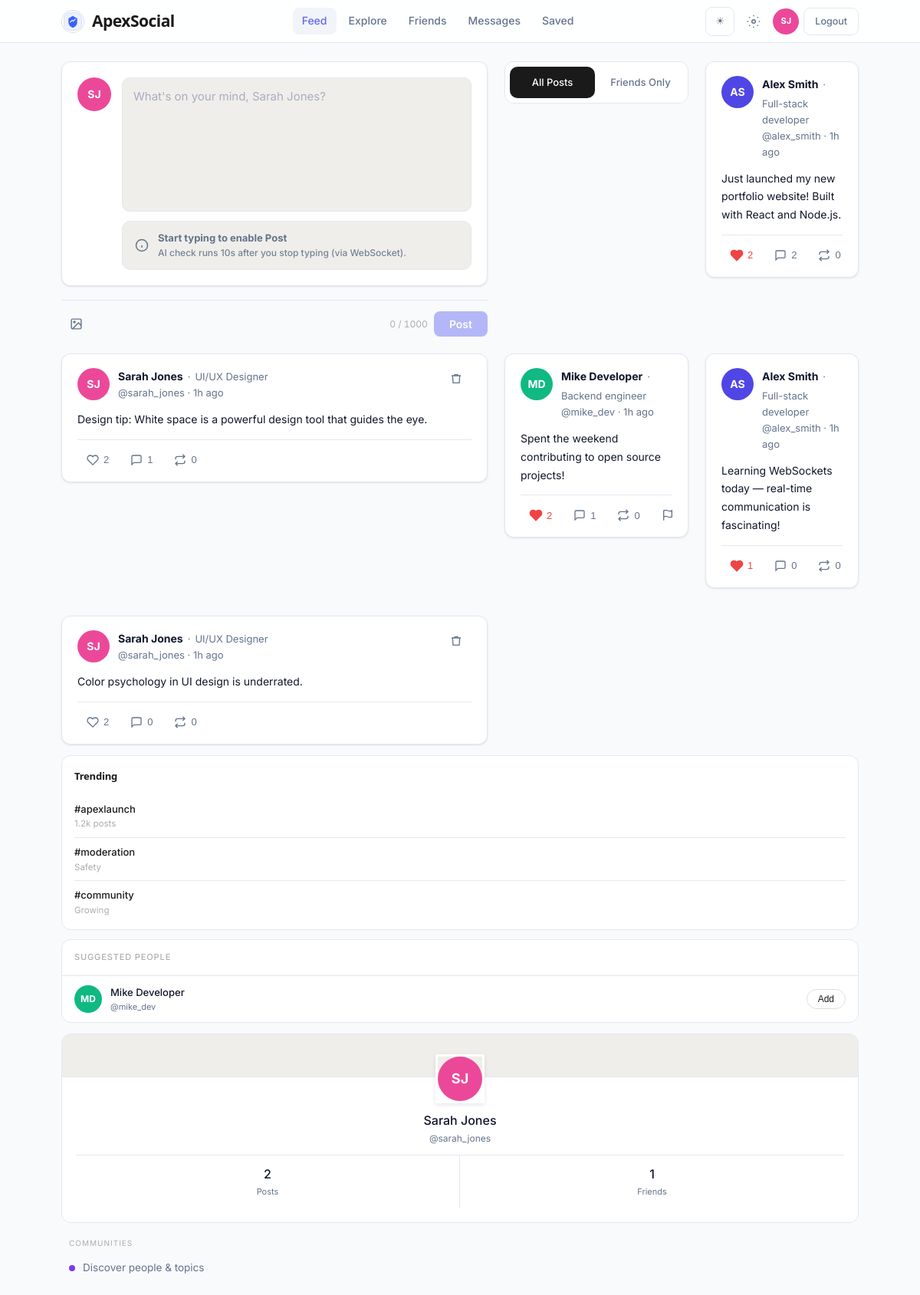
Screenshot of /index.php (signed in) with the database file from the repository.
### tables this page shows
CREATE TABLE IF NOT EXISTS users (
    id INT AUTO_INCREMENT PRIMARY KEY,
    username VARCHAR(50) NOT NULL UNIQUE,
    email VARCHAR(100) NOT NULL UNIQUE,
    password VARCHAR(255) NOT NULL,            
    full_name VARCHAR(100) DEFAULT '',
    bio TEXT DEFAULT NULL,
    location VARCHAR(100) DEFAULT '',
    avatar VARCHAR(255) DEFAULT NULL,
    avatar_color VARCHAR(7) DEFAULT '#4f46e5',
    is_blocked TINYINT(1) DEFAULT 0,
    is_admin TINYINT(1) DEFAULT 0,
    ban_reason TEXT DEFAULT NULL,
    banned_at DATETIME DEFAULT NULL,
    session_invalidated_at DATETIME DEFAULT NULL,
    created_at TIMESTAMP DEFAULT CURRENT_TIMESTAMP
);

CREATE TABLE IF NOT EXISTS posts (
    id INT AUTO_INCREMENT PRIMARY KEY,
    user_id INT NOT NULL,
    content TEXT NOT NULL,
    image VARCHAR(255) DEFAULT NULL,
    pdf VARCHAR(255) DEFAULT NULL,
    repost_of INT DEFAULT NULL,
    status ENUM('pending','approved','rejected') DEFAULT 'pending',
    ml_label TINYINT(1) DEFAULT NULL,
    ml_prob FLOAT DEFAULT NULL,
    ml_category VARCHAR(30) DEFAULT NULL,
    ml_method VARCHAR(20) DEFAULT NULL,
    reviewed_by INT DEFAULT NULL,
    reviewed_at DATETIME DEFAULT NULL,
    reject_reason TEXT DEFAULT NULL,
    created_at TIMESTAMP DEFAULT CURRENT_TIMESTAMP,
    FOREIGN KEY (user_id) REFERENCES users(id) ON DELETE CASCADE,
    FOREIGN KEY (repost_of) REFERENCES posts(id) ON DELETE SET NULL,
    FOREIGN KEY (reviewed_by) REFERENCES users(id) ON DELETE SET NULL,
    INDEX idx_status (status),
    INDEX idx_user_id (user_id)
);

### index.php (the view, shortened to what this page needs)
<?php
require_once 'includes/config.php';
$me = getCurrentUser($pdo);
$filter = $_GET['filter'] ?? 'all';
$baseSelect = "SELECT p.*, u.username, u.full_name, u.avatar_color, u.avatar, u.bio, u.location,
    COUNT(DISTINCT l.id) AS like_count, COUNT(DISTINCT c.id) AS comment_count,
    EXISTS(SELECT 1 FROM likes WHERE post_id=p.id AND user_id=?) AS user_liked,
    (SELECT COUNT(*) FROM posts rp WHERE rp.repost_of=p.id) AS repost_count,
    EXISTS(SELECT 1 FROM posts rp2 WHERE rp2.repost_of=p.id AND rp2.user_id=?) AS reposted_by_me,
    op.content AS orig_content, op.image AS orig_image,
    ou.username AS orig_username, ou.full_name AS orig_full_name, ou.avatar_color AS orig_avatar_color
    FROM posts p JOIN users u ON p.user_id=u.id
    LEFT JOIN likes l ON l.post_id=p.id
    LEFT JOIN comments c ON c.post_id=p.id AND c.status='approved'
    LEFT JOIN posts op ON p.repost_of=op.id
    LEFT JOIN users ou ON op.user_id=ou.id";
if ($filter === 'friends') {
    $stmt = $pdo->prepare("$baseSelect WHERE p.status='approved' AND u.is_blocked=0 AND (p.user_id=? OR p.user_id IN (SELECT CASE WHEN sender_id=? THEN receiver_id ELSE sender_id END FROM friendships WHERE (sender_id=? OR receiver_id=?) AND status='accepted')) GROUP BY p.id ORDER BY p.created_at DESC LIMIT 30");
    $stmt->execute([$me['id'],$me['id'],$me['id'],$me['id'],$me['id'],$me['id']]);
} else {
    $stmt = $pdo->prepare("$baseSelect WHERE p.status='approved' AND u.is_blocked=0 GROUP BY p.id ORDER BY p.created_at DESC LIMIT 30");
    $stmt->execute([$me['id'],$me['id']]);
}
$posts = $stmt->fetchAll();
$fc=$pdo->prepare("SELECT COUNT(*) FROM friendships WHERE (sender_id=? OR receiver_id=?) AND status='accepted'"); $fc->execute([$me['id'],$me['id']]); $friendCount=$fc->fetchColumn();
$pc=$pdo->prepare("SELECT COUNT(*) FROM posts WHERE user_id=? AND status='approved'"); $pc->execute([$me['id']]); $postCount=$pc->fetchColumn();
$suggest=$pdo->prepare("SELECT id,username,full_name,avatar_color,avatar FROM users WHERE id!=? AND is_admin=0 AND is_blocked=0 AND id NOT IN (SELECT CASE WHEN sender_id=? THEN receiver_id ELSE sender_id END FROM friendships WHERE sender_id=? OR receiver_id=?) LIMIT 5");
$suggest->execute([$me['id'],$me['id'],$me['id'],$me['id']]); $suggested=$suggest->fetchAll();
?>
<!DOCTYPE html><html lang="en"><head>
<link rel="stylesheet" href="assets/css/style.css?v=loop202605">
</head><body>
<?php $nav_active = 'feed'; require __DIR__ . '/includes/navbar.php'; ?>
<div class="feed-wrap shell-animate"><div class="feed-grid feed-grid--profile-right">
<div class="col-main">
<div class="composer"><form method="POST" enctype="multipart/form-data" id="post-form"><div class="c-row"><?=avatarHtml($me,44,14)?><div class="list-grow">
<textarea name="content" class="c-ta" id="post-content" placeholder="What's on your mind, <?=htmlspecialchars($me['full_name']?:$me['username'])?>?" rows="6" maxlength="1000"></textarea>
<div id="ml-alert" class="ml-alert idle show"><div class="ml-alert-icon"></div><div class="ml-alert-text"><div class="ml-alert-title" id="ml-title"></div><div class="ml-alert-reason" id="ml-reason"></div></div></div></div>
</div></div>
<div class="c-footer"><div class="c-tools"><label class="c-tool" title="Add photo or PDF"><svg viewBox="0 0 24 24" fill="none" stroke="currentColor" stroke-width="2"><rect x="3" y="3" width="18" height="18" rx="2"/><circle cx="8.5" cy="8.5" r="1.5"/><polyline points="21 15 16 10 5 21"/></svg><input type="file" name="post_image" id="img-input" accept="image/*,.pdf" style="display:none" onchange="previewImg(this)"></label></div>
<div class="top-actions"><span id="cc" class="char-count">0 / 1000</span><button type="submit" id="post-btn" class="btn btn-primary" disabled>Post</button></div></div></form></div>
<div class="feed-filters"><a href="?filter=all" class="feed-tab <?=$filter==='all'?'active':''?>">All Posts</a><a href="?filter=friends" class="feed-tab <?=$filter==='friends'?'active':''?>">Friends Only</a></div>
<?php if(empty($posts)):?><div class="empty"><div class="empty-icon">📭</div><h3>No posts yet</h3><p>Be the first to share something!</p></div>
<?php else: foreach($posts as $post):?>
<div class="post-card" data-post-id="<?=$post['id']?>" id="post-<?=$post['id']?>">
<div class="post-body">
<div class="post-head"><?php $pav=['username'=>$post['username'],'full_name'=>$post['full_name'],'avatar'=>$post['avatar'],'avatar_color'=>$post['avatar_color']]; echo avatarHtml($pav,42,14);?><div class="post-meta-block"><div class="post-titleline"><a href="<?=BASE_URL?>/pages/profile.php?user=<?=urlencode($post['username'])?>" class="post-aname"><?=htmlspecialchars($post['full_name']?:$post['username'])?></a><?php $roleLine = trim((string)($post['bio'] ?? '')); if ($roleLine === '') { $roleLine = trim((string)($post['location'] ?? '')); } if ($roleLine === '') { $roleLine = 'Member'; } if (function_exists('mb_strlen') && mb_strlen($roleLine) > 64) { $roleLine = mb_substr($roleLine, 0, 61) . '…'; } elseif (!function_exists('mb_strlen') && strlen($roleLine) > 64) { $roleLine = substr($roleLine, 0, 61) . '…'; } ?><span class="post-role-sep">·</span><span class="post-role"><?=htmlspecialchars($roleLine)?></span></div><div class="post-asub">@<?=htmlspecialchars($post['username'])?> · <?=timeAgo($post['created_at'])?></div></div><?php if($post['user_id']==$me['id']):?><button class="action-btn delete-btn" onclick="deletePost(<?=$post['id']?>)" title="Delete"><svg viewBox="0 0 24 24" fill="none" stroke="currentColor" stroke-width="2"><polyline points="3 6 5 6 21 6"/><path d="M19 6l-1 14H6L5 6"/><path d="M9 6V4h6v2"/></svg></button><?php endif;?></div>
<?php if($post['repost_of'] && !empty($post['orig_username'])):?>
<?php if($post['content']):?><div class="post-text" style="font-size:13px;color:var(--text2);margin-bottom:10px"><?=nl2br(htmlspecialchars($post['content']))?></div><?php endif;?>
<div class="repost-orig"><div class="ro-author">@<?=htmlspecialchars($post['orig_username'])?></div><?=htmlspecialchars(mb_substr($post['orig_content'],0,300))?></div>
<?php else:?>
<div class="post-text"><?=nl2br(htmlspecialchars($post['content']))?></div>
<?php endif;?>
<hr class="post-divider">
<div class="post-foot">
<button class="action-btn like-btn <?=$post['user_liked']?'liked':''?>" onclick="toggleLike(<?=$post['id']?>,this)"><svg viewBox="0 0 24 24" fill="<?=$post['user_liked']?'currentColor':'none'?>" stroke="currentColor" stroke-width="2"><path d="M20.84 4.61a5.5 5.5 0 0 0-7.78 0L12 5.67l-1.06-1.06a5.5 5.5 0 0 0-7.78 7.78l1.06 1.06L12 21.23l7.78-7.78 1.06-1.06a5.5 5.5 0 0 0 0-7.78z"/></svg><span class="like-count"><?=$post['like_count']?></span></button>
<button class="action-btn" onclick="toggleComments(<?=$post['id']?>)"><svg viewBox="0 0 24 24" fill="none" stroke="currentColor" stroke-width="2"><path d="M21 15a2 2 0 0 1-2 2H7l-4 4V5a2 2 0 0 1 2-2h14a2 2 0 0 1 2 2z"/></svg><span><?=$post['comment_count']?></span></button>
<?php if(!$post['repost_of']):?><button class="action-btn <?=$post['reposted_by_me']?'liked':''?>" onclick="openRepost(<?=$post['id']?>)" title="Repost"><svg viewBox="0 0 24 24" fill="none" stroke="currentColor" stroke-width="2"><polyline points="17 1 21 5 17 9"/><path d="M3 11V9a4 4 0 0 1 4-4h14"/><polyline points="7 23 3 19 7 15"/><path d="M21 13v2a4 4 0 0 1-4 4H3"/></svg><span><?=$post['repost_count']?></span></button><?php endif;?>
<?php if($post['user_id'] != $me['id']): ?><button class="action-btn" onclick="openReport('post', <?=$post['id']?>)" title="Report"><svg viewBox="0 0 24 24" fill="none" stroke="currentColor" stroke-width="2"><path d="M4 15s1-1 4-1 5 2 8 2 4-1 4-1V3s-1 1-4 1-5-2-8-2-4 1-4 1z"/><line x1="4" y1="22" x2="4" y2="15"/></svg></button><?php endif; ?>
</div></div>
</div>
<?php endforeach; endif;?>
</div>
<div class="col-right">
<div class="panel-card trends-card">
<div class="panel-title">Trending</div>
<div class="trend-item"><div><div class="trend-tag">#apexlaunch</div><div class="trend-count">1.2k posts</div></div></div>
<div class="trend-item"><div><div class="trend-tag">#moderation</div><div class="trend-count">Safety</div></div></div>
<div class="trend-item"><div><div class="trend-tag">#community</div><div class="trend-count">Growing</div></div></div>
</div>
<div class="suggest-card"><div class="suggest-hd">Suggested People</div>
<?php if(empty($suggested)):?><div class="list-empty">No suggestions</div>
<?php else: foreach($suggested as $u):?><div class="suggest-row"><?=avatarHtml($u,36,12)?><div class="list-grow"><div class="suggest-name"><?=htmlspecialchars($u['full_name']?:$u['username'])?></div><div class="suggest-handle">@<?=htmlspecialchars($u['username'])?></div></div><button class="add-btn" onclick="addFriend(<?=$u['id']?>,this)">Add</button></div><?php endforeach; endif;?></div></div>
<div class="col-left">
<div class="pw"><div class="pw-cover"></div><div class="pw-body"><div class="pw-av"><a href="<?=BASE_URL?>/pages/profile.php"><?=avatarHtml($me,58,18)?></a></div><div class="pw-name"><?=htmlspecialchars($me['full_name']?:$me['username'])?></div><div class="pw-handle">@<?=htmlspecialchars($me['username'])?></div><div class="pw-stats"><div class="pw-stat"><div class="pw-stat-v"><?=$postCount?></div><div class="pw-stat-l">Posts</div></div><div class="pw-stat"><div class="pw-stat-v"><?=$friendCount?></div><div class="pw-stat-l">Friends</div></div></div></div></div>
<div class="s-label">Communities</div>
<div class="communities-list">
<a href="<?=BASE_URL?>/pages/explore.php" class="community-row"><span class="community-dot" style="background:#7c3aed"></span><span>Discover people &amp; topics</span></a>
</div>
</div>
</div></div>
</body></html>

### includes/navbar.php (shortened to what this page needs)
<?php
$nav_active = $nav_active ?? '';
$na = function ($key) use ($nav_active) {
    return $nav_active === $key ? ' active' : '';
};
?>
<nav class="navbar">
    <div class="navbar-inner">
        <a href="<?= BASE_URL ?>/index.php" class="nav-brand">
            <span class="nav-brand-icon" aria-hidden="true"></span>
            ApexSocial
        </a>
        <div class="navbar-center">
            <a href="<?= BASE_URL ?>/index.php" class="nav-top-link<?= $na('feed') ?>">Feed</a>
            <a href="<?= BASE_URL ?>/pages/explore.php" class="nav-top-link<?= $na('explore') ?>">Explore</a>
            <a href="<?= BASE_URL ?>/pages/friends.php" class="nav-top-link<?= $na('friends') ?>">Friends</a>
            <a href="<?= BASE_URL ?>/pages/notifications.php" class="nav-top-link<?= $na('messages') ?>">Messages</a>
            <a href="<?= BASE_URL ?>/pages/saved.php" class="nav-top-link<?= $na('saved') ?>">Saved</a>
        </div>
        <div class="navbar-right">
            <button type="button" class="theme-toggle" id="theme-toggle" title="Toggle theme" aria-label="Toggle dark mode">
                <span class="theme-ico theme-ico-sun" aria-hidden="true">☀</span>
            </button>
            <a href="<?= BASE_URL ?>/pages/settings.php" class="nav-icon-btn" title="Settings">
                <svg width="18" height="18" viewBox="0 0 24 24" fill="none" stroke="currentColor" stroke-width="2"><circle cx="12" cy="12" r="3"/><path d="M12 1v2m0 18v2M4.22 4.22l1.42 1.42m12.72 12.72l1.42 1.42M1 12h2m18 0h2M4.22 19.78l1.42-1.42M18.36 5.64l1.42-1.42"/></svg>
            </a>
            <a href="<?= BASE_URL ?>/pages/profile.php" class="nav-avatar-link" title="Profile"><?= avatarHtml($me, 34, 11) ?></a>
            <a href="<?= BASE_URL ?>/pages/logout.php" class="btn btn-ghost btn-sm nav-logout-mobile">Logout</a>
        </div>
    </div>
</nav>

### includes/config.php (shortened to what this page needs)
<?php
function getCurrentUser($pdo)
{
    $s = $pdo->prepare('SELECT * FROM users WHERE id=?');
    $s->execute([$_SESSION['user_id']]);
    return $s->fetch();
}
function timeAgo($dt)
{
    $diff = (new DateTime())->diff(new DateTime($dt));
    if ($diff->h) {
        return $diff->h . 'h ago';
    }
    return 'just now';
}
function getInitials($name)
{
    $parts = preg_split('/[\s_]+/', trim($name));
    if (count($parts) >= 2) {
        return strtoupper(substr($parts[0], 0, 1) . substr($parts[1], 0, 1));
    }
    return strtoupper(substr($name, 0, 2));
}
function avatarHtml($user, $size = 40, $fontSize = 13)
{
    $style = "width:{$size}px;height:{$size}px;border-radius:50%;display:flex;align-items:center;justify-content:center;font-size:{$fontSize}px;font-weight:700;color:white;flex-shrink:0;";
    return '<div style="background:' . ($user['avatar_color'] ?? '#4f46e5') . ';' . $style . '">' . getInitials($user['username']) . '</div>';
}

### rows the page displays
users: username "SJ SJ SJ", content "What's on your mind, Sarah Jones?", full_name "Sarah Jones", username "sarah_jones"
posts: username "AS", user.full_name "Alex Smith", user.bio "Full-stack developer", user.username "alex_smith", created_at "1h ago", content "Just launched my new portfolio website! Built with React and Node.js.", like_count "2", comment_count "2", repost_count "0"
posts: username "SJ", user.full_name "Sarah Jones", user.bio "UI/UX Designer", user.username "sarah_jones", created_at "1h ago", content "Design tip: White space is a powerful design tool that guides the eye.", like_count "2", comment_count "1", repost_count "0"
posts: username "MD", user.full_name "Mike Developer", user.bio "Backend engineer", user.username "mike_dev", created_at "1h ago", content "Spent the weekend contributing to open source projects!", like_count "2", comment_count "1", repost_count "0"
posts: username "AS", user.full_name "Alex Smith", user.bio "Full-stack developer", user.username "alex_smith", created_at "1h ago", content "Learning WebSockets today — real-time communication is fascinating!", like_count "1", comment_count "0", repost_count "0"
posts: username "SJ", user.full_name "Sarah Jones", user.bio "UI/UX Designer", user.username "sarah_jones", created_at "1h ago", content "Color psychology in UI design is underrated.", like_count "2", comment_count "0", repost_count "0"
users: username "MD", full_name "Mike Developer", username "mike_dev"

### other values shown
$postCount "2"
$friendCount "1"
